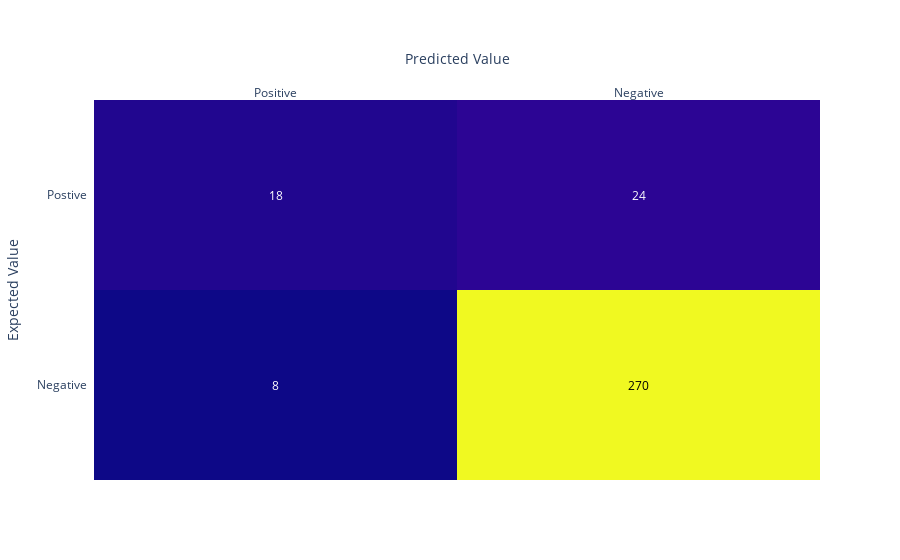

Notebook code for this chart:
### Code cell
cnf_matrix = metrics.confusion_matrix(y_test, predicted_labels)
fig = ff.create_annotated_heatmap(cnf_matrix[::-1],x=['Positive', 'Negative'],y=['Negative','Postive'])
fig.update_layout(xaxis_title='Predicted Value',yaxis_title = 'Expected Value')
fig.show()

### Figure 1 — Plotly figure (JSON) as saved in the notebook; plotly's stock layout.template omitted (floating-point values rounded to 4 significant figures)
{"data": [{"colorscale": [[0, "#0d0887"], [0.1111, "#46039f"], [0.2222, "#7201a8"], [0.3333, "#9c179e"], [0.4444, "#bd3786"], [0.5556, "#d8576b"], [0.6667, "#ed7953"], [0.7778, "#fb9f3a"], [0.8889, "#fdca26"], [1, "#f0f921"]], "reversescale": false, "showscale": false, "type": "heatmap", "x": ["Positive", "Negative"], "y": ["Negative", "Postive"], "z": [[8, 270], [18, 24]]}], "layout": {"annotations": [{"font": {"color": "#FFFFFF"}, "showarrow": false, "text": "8", "x": "Positive", "xref": "x", "y": "Negative", "yref": "y"}, {"font": {"color": "#000000"}, "showarrow": false, "text": "270", "x": "Negative", "xref": "x", "y": "Negative", "yref": "y"}, {"font": {"color": "#FFFFFF"}, "showarrow": false, "text": "18", "x": "Positive", "xref": "x", "y": "Postive", "yref": "y"}, {"font": {"color": "#FFFFFF"}, "showarrow": false, "text": "24", "x": "Negative", "xref": "x", "y": "Postive", "yref": "y"}], "xaxis": {"dtick": 1, "gridcolor": "rgb(0, 0, 0)", "side": "top", "ticks": "", "title": {"text": "Predicted Value"}}, "yaxis": {"dtick": 1, "ticks": "", "ticksuffix": "  ", "title": {"text": "Expected Value"}}}}
